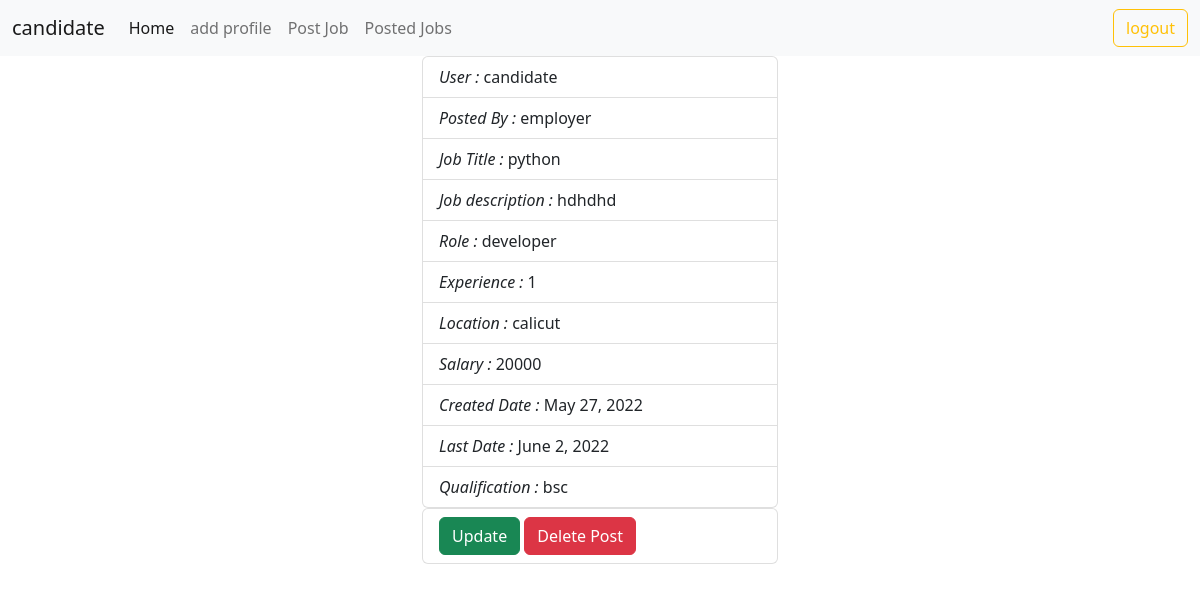
Screenshot of /employer/jobs/all/detail/3 (signed in) with the database file from the repository.
### users/models.py (models this page shows, shortened)
class User(AbstractUser):
    phone = models.CharField(max_length=12)
    options = (
        ("employer", "employer"),
        ("candidate", "candidate")
    )
    role = models.CharField(max_length=12, choices=options, default="candidate")

### employer/models.py (models this page shows, shortened)
class Jobs(models.Model):
    posted_by = models.ForeignKey(User, on_delete=models.CASCADE, related_name="company")
    job_title = models.CharField(max_length=120)
    job_description = models.TextField()
    role = models.CharField(max_length=120)
    experience = models.PositiveIntegerField(default=0)
    location = models.CharField(max_length=120)
    salary = models.PositiveIntegerField()
    created_date = models.DateField(auto_now_add=True)
    last_date = models.DateField(null=True)
    qualification = models.CharField(max_length=120, null=True)

### employer/views.py (the view)
# urls.py: path("jobs/all/detail/<int:id>", views.JobDetailView.as_view(), name="emp-jobdetail"),
@method_decorator(signin_required, name="dispatch")
class JobDetailView(DetailView):
    model = Jobs
    template_name = "emp-jobdetail.html"
    context_object_name = "job"
    pk_url_kwarg = "id"

### employer/templates/emp-jobdetail.html
{%extends 'base_emp.html'%}
{%block body_block%}
<div class="container">
    <div class="row">
        <div class="col-4">
        </div>
        <div class="col-4">
            <ul class="list-group">
                <li class="list-group-item"><i>User : </i>{{request.user}}</li>
                <li class="list-group-item"><i>Posted By : </i>{{job.posted_by}}</li>
                <li class="list-group-item"><i>Job Title : </i>{{job.job_title}}</li>
                <li class="list-group-item"><i>Job description : </i>{{job.job_description}}</li>
                <li class="list-group-item"><i>Role : </i>{{job.role}}</li>
                <li class="list-group-item"><i>Experience : </i>{{job.experience}}</li>
                <li class="list-group-item"><i>Location : </i>{{job.location}}</li>
                <li class="list-group-item"><i>Salary : </i>{{job.salary}}</li>
                <li class="list-group-item"><i>Created Date : </i>{{job.created_date}}</li>
                <li class="list-group-item"><i>Last Date : </i>{{job.last_date}}</li>
                <li class="list-group-item"><i>Qualification : </i>{{job.qualification}}</li>
            </ul>
            <ul class="list-group">
                <li class="list-group-item">
                    <a href="{%url 'emp-jobedit' job.id%}" class="btn btn-success">Update</a>
                    <a href="{%url 'emp-jobdelete' job.id%}" class="btn btn-danger">Delete Post</a>
                </li>
            </ul>
        </div>
        <div class="col-4">
        </div>
    </div>
</div>
{%endblock%}

### employer/templates/base_emp.html (shortened to what this page needs)
<!DOCTYPE html>
<html lang="en">
<head>
    <link href="https://cdn.jsdelivr.net/npm/bootstrap@5.2.0-beta1/dist/css/bootstrap.min.css" rel="stylesheet"
>
</head>
<body>
<nav class="navbar navbar-expand-lg bg-light">
    <div class="container-fluid">
        <a class="navbar-brand" href="#">{{request.user}}</a>
        <div class="collapse navbar-collapse" id="navbarNavAltMarkup">
            <div class="navbar-nav me-auto mb-2 mb-lg-0">
                <a class="nav-link active" aria-current="page" href="{%url 'emp-home'%}">Home</a>
                {%if request.user.employer%}
                <a class="nav-link" href="{%url 'emp-profdetail'%}">view profile</a>
                {%else%}
                <a class="nav-link" href="{%url 'emp-profile'%}">add profile</a>
                {%endif%}
                <a class="nav-link" href="{%url 'emp-addjob'%}">Post Job</a>
                <a class="nav-link" href="{%url 'emp-listjob'%}">Posted Jobs</a>
            </div>
            <div class="navbar-nav mr-auto mb-2 mb-lg-0">
                <a class="btn btn-outline-warning" href="{%url 'signout'%}">logout</a>
            </div>
        </div>
    </div>
</nav>
{%block body_block%}
{%endblock%}
</body>
</html>

### rows the page displays
User: user "candidate"
Jobs: posted_by "employer", job_title "python", job_description "hdhdhd", role "developer", experience "1", location "calicut", salary "20000", created_date "May 27, 2022", last_date "June 2, 2022", qualification "bsc"
